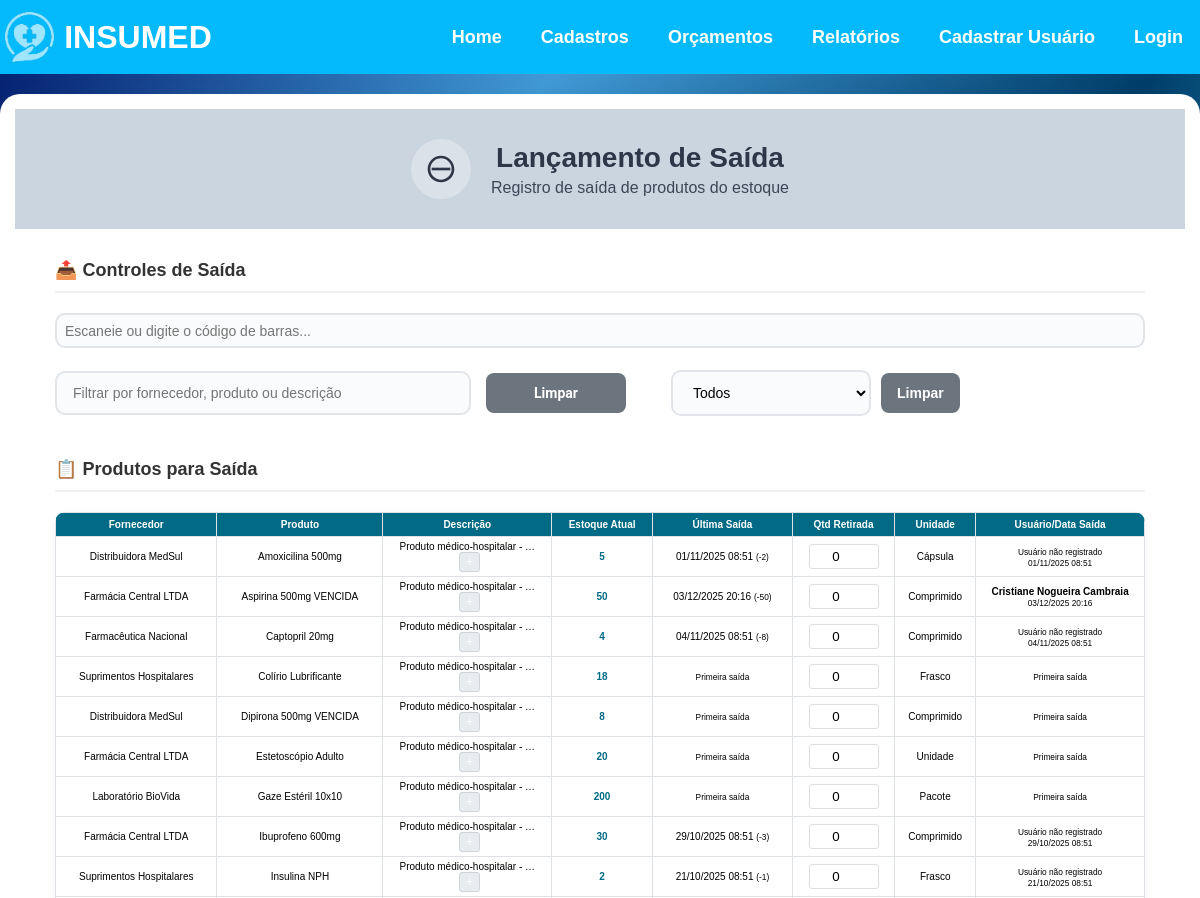
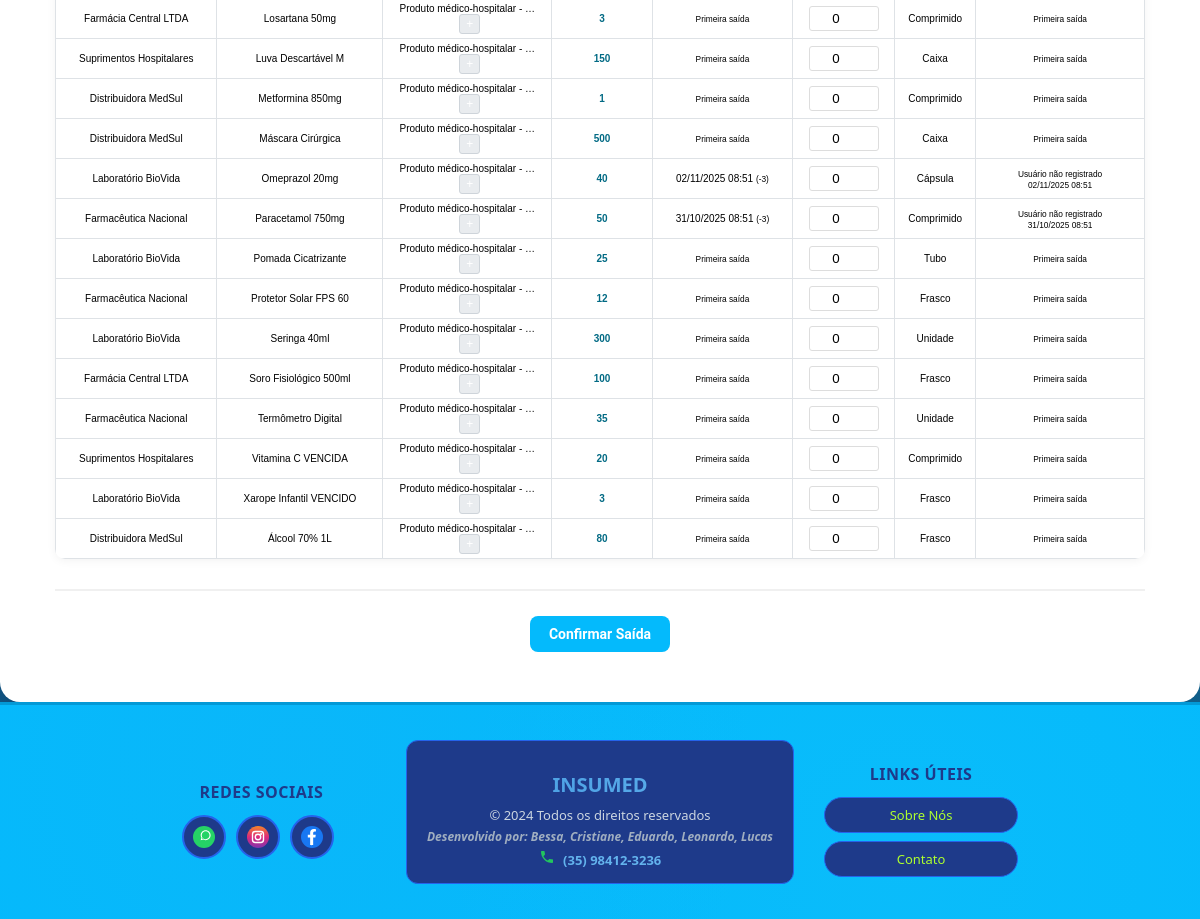
Screenshot of /relatorio-saida/ with the database file from the repository (2 pictures, top to bottom).
### app/models.py (models this page shows, shortened)
class Produto(models.Model):
    UNIDADE_CHOICES = [
        ('Unidades', 'Unidades'),
        ('Caixa', 'Caixa'),
    ]
    nome = models.CharField(max_length=100)
    codigo_barras = models.CharField(max_length=50, blank=True, null=True, unique=True)
    preco = models.DecimalField(max_digits=10, decimal_places=2)
    preco_compra = models.DecimalField(max_digits=10, decimal_places=2, blank=True, null=True)
    descricao = models.TextField(blank=True, null=True)
    fornecedor = models.ForeignKey(Fornecedor, on_delete=models.CASCADE, related_name="produtos", null=True, blank=True)
    data_hora = models.DateTimeField(default=timezone.now)
    unidade = models.CharField(max_length=50, choices=UNIDADE_CHOICES, default="Unidades")
    quantidade = models.IntegerField()
    validade = models.DateField(blank=True, null=True)
    observacao = models.TextField(blank=True, null=True)

class Fornecedor(models.Model):
    nome = models.CharField(max_length=200, unique=True)
    cnpj = models.CharField(max_length=20, unique=True)  # Usar CharField pois pode conter caracteres especiais
    endereco = models.CharField(max_length=200)
    bairro = models.CharField(max_length=200)
    complemento = models.CharField(max_length=200, blank=True, null=True)  # Pode ser opcional
    data_nascimento = models.DateField()
    cidade = models.CharField(max_length=200)
    uf = models.CharField(max_length=2)
    cep = models.CharField(max_length=10)  # Também CharField por conta do formato
    email = models.EmailField(max_length=200)  # Melhor usar EmailField para validação
    telefone = models.CharField(max_length=20)
    ativo = models.BooleanField(default=True)

class MovimentacaoEstoque(models.Model):
    TIPO_CHOICES = [
        ('ENTRADA', 'Entrada'),
        ('SAIDA', 'Saída'),
    ]
    produto = models.ForeignKey(Produto, on_delete=models.CASCADE)
    tipo = models.CharField(max_length=10, choices=TIPO_CHOICES)
    quantidade = models.IntegerField()
    data_hora = models.DateTimeField(default=timezone.now)
    usuario = models.ForeignKey(Usuario, on_delete=models.SET_NULL, null=True, blank=True)
    class Meta:
        ordering = ['-data_hora']

class Usuario(models.Model):
    UF_CHOICES = [
        ('AC', 'Acre'), ('AL', 'Alagoas'), ('AP', 'Amapá'), ('AM', 'Amazonas'),
        ('BA', 'Bahia'), ('CE', 'Ceará'), ('DF', 'Distrito Federal'), ('ES', 'Espírito Santo'),
        ('GO', 'Goiás'), ('MA', 'Maranhão'), ('MT', 'Mato Grosso'), ('MS', 'Mato Grosso do Sul'),
        ('MG', 'Minas Gerais'), ('PA', 'Pará'), ('PB', 'Paraíba'), ('PR', 'Paraná'),
        ('PE', 'Pernambuco'), ('PI', 'Piauí'), ('RJ', 'Rio de Janeiro'), ('RN', 'Rio Grande do Norte'),
        ('RS', 'Rio Grande do Sul'), ('RO', 'Rondônia'), ('RR', 'Roraima'), ('SC', 'Santa Catarina'),
        ('SP', 'São Paulo'), ('SE', 'Sergipe'), ('TO', 'Tocantins')
    ]
    nome = models.CharField(max_length=200, unique=True)
    email = models.EmailField(max_length=200, unique=True)
    cpf = models.CharField(max_length=20, unique=True)
    endereco = models.CharField(max_length=200)
    cidade = models.CharField(max_length=200)
    uf = models.CharField(max_length=2, choices=UF_CHOICES)
    telefone = models.CharField(max_length=20)
    data_nascimento = models.DateField()
    senha = models.CharField(max_length=128)
    ativo = models.BooleanField(default=True)
    tentativas_login = models.IntegerField(default=0)
    bloqueado = models.BooleanField(default=False)
    data_bloqueio = models.DateTimeField(null=True, blank=True)

### app/views.py (the view, shortened to what this page needs)
# urls.py: path('relatorio-saida/', views.relatorio_saida, name='relatorio_saida'),
def relatorio_saida(request):
    periodo = request.GET.get('periodo')
    produtos = Produto.objects.all().order_by('nome')
    for produto in produtos:
        produto.ultima_saida = MovimentacaoEstoque.objects.filter(
            produto=produto,
            tipo='SAIDA'
        ).order_by('-data_hora').first()
    return render(request, 'relatorio_saida.html', {'produtos': produtos})

### app/context_processors.py (called while the page is built)
def usuario_logado(request):
    try:
        from .models import Usuario
        context = {
            'admin_logado': 'admin_logado' in request.session,
            'notificacoes_count': 0
        }
        if 'usuario_logado' in request.session:
            try:
                usuario = Usuario.objects.get(id=request.session['usuario_logado'])
                context['usuario_logado'] = usuario
            except Usuario.DoesNotExist:
                context['usuario_logado'] = None
        else:
            context['usuario_logado'] = None
        return context
    except Exception:
        return {
            'usuario_logado': None,
            'admin_logado': False,
            'notificacoes_count': 0
        }

### app/templates/relatorio_saida.html (shortened to what this page needs)
{% extends 'base.html' %}
{% block content %}
<div class="saida-container">
    <div class="header-section">
        <div class="icon-title">
            <div class="icon-circle">
                <svg width="32" height="32" viewBox="0 0 24 24" fill="none">
                    <path d="M19 13H5V11H19V13Z" fill="#2d3748"/>
                    <path d="M12 2C6.48 2 2 6.48 2 12S6.48 22 12 22 22 17.52 22 12 17.52 2 12 2ZM12 20C7.59 20 4 16.41 4 12S7.59 4 12 4 20 7.59 20 12 16.41 20 12 20Z" fill="#2d3748"/>
                </svg>
            </div>
            <div>
                <h1>Lançamento de Saída</h1>
                <p>Registro de saída de produtos do estoque</p>
            </div>
        </div>
    </div>
    <div class="controls-section">
        <div class="section-header">
            <h3>📤 Controles de Saída</h3>
        </div>
        <div class="controls-content">
            <div class="barcode-field">
                <input type="text" id="codigo_barras_saida" placeholder="Escaneie ou digite o código de barras..." autocomplete="off">
            </div>
            <div class="filtros-container">
                <input type="text" id="filtroSaida" placeholder="Filtrar por fornecedor, produto ou descrição">
                <button onclick="limparFiltroTexto()" class="btn-limpar">Limpar</button>
                <form method="GET" id="formPeriodo">
                    <select name="periodo" id="selectPeriodo" onchange="document.getElementById('formPeriodo').submit()">
                        <option value="">Todos</option>
                    </select>
                    <a href="{% url 'relatorio_saida' %}" class="btn-limpar-periodo">Limpar</a>
                </form>
            </div>
        </div>
    </div>
    <div class="data-section">
        <div class="section-header">
            <h3>📋 Produtos para Saída</h3>
        </div>
        <form method="post">
            <div class="table-responsive">
                <table class="modern-table">
                <thead>
                    <tr>
                        <th>Fornecedor</th>
                        <th>Produto</th>
                        <th>Descrição</th>
                        <th>Estoque Atual</th>
                        <th>Última Saída</th>
                        <th>Qtd Retirada</th>
                        <th>Unidade</th>
                        <th>Usuário/Data Saída</th>
                    </tr>
                </thead>
                <tbody>
                    {% for produto in produtos %}
                    <tr class="produto-saida-row" data-fornecedor="{{ produto.fornecedor.nome|lower }}" data-produto="{{ produto.nome|lower }}" data-descricao="{{ produto.descricao|default:''|lower }}">
                        <td>{{ produto.fornecedor.nome }}</td>
                        <td>{{ produto.nome }}</td>
                        <td class="descricao-cell">
                            {% if produto.descricao %}
                                <span class="descricao-preview">{{ produto.descricao|truncatechars:30 }}</span>
                                {% if produto.descricao|length > 30 %}
                                    <button type="button" class="btn-expandir-desc" onclick="toggleDescricaoTabela(this)">+</button>
                                {% endif %}
                            {% else %}
                                <small>Sem descrição</small>
                            {% endif %}
                        </td>
                        <td class="estoque-atual">{{ produto.quantidade }}</td>
                        <td class="ultima-saida">
                            {% if produto.ultima_saida %}
                                {{ produto.ultima_saida.data_hora|date:"d/m/Y H:i" }}
                                <small>(-{{ produto.ultima_saida.quantidade }})</small>
                            {% else %}
                                <small>Primeira saída</small>
                            {% endif %}
                        </td>
                        <td class="quantidade-input">
                            <input type="number" name="quantidade_{{ produto.id }}" min="0" value="0">
                        </td>
                        <td>{{ produto.unidade }}</td>
                        <td class="usuario-saida">
                            {% if produto.ultima_saida and produto.ultima_saida.usuario %}
                                <strong>{{ produto.ultima_saida.usuario.nome }}</strong><br>
                                <small>{{ produto.ultima_saida.data_hora|date:"d/m/Y H:i" }}</small>
                            {% elif produto.ultima_saida %}
                                <small>Usuário não registrado</small><br>
                                <small>{{ produto.ultima_saida.data_hora|date:"d/m/Y H:i" }}</small>
                            {% else %}
                                <small>Primeira saída</small>
                            {% endif %}
                        </td>
                    </tr>
                    {% empty %}
                    <tr id="nenhumProdutoSaida">
                        <td colspan="8" class="no-data">Nenhum produto encontrado</td>
                    </tr>
                    {% endfor %}
                </tbody>
            </table>
            </div>
            <div class="botoes">
                <button type="submit" class="btn-confirmar">Confirmar Saída</button>
            </div>
        </form>
    </div>
</div>
{% endblock %}

### static/css/style.css (style rules this page uses)
body { margin: 0; font-family: Arial, sans-serif; background-image: linear-gradient(to left top, #013e6a ,#43d1ff , #013e6a ,#419ad6, #01186a); background-repeat: no-repeat; background-size: cover; background-attachment: fixed; display: flex; flex-direction: column; min-height: 100vh; }
.descricao-cell { max-width: 400px; word-break: break-word; }
.botoes { display: flex; justify-content: space-between; margin-top: 20px; gap: 10px; flex-wrap: wrap; }
tr th { text-align: center; align-items: center; }
td input { width: 95%; align-items: center; }
.botoes { margin-top: 20px; display: flex; gap: 10px; justify-content: center; }
.botoes button, .botoes a { margin: 5px; padding: 10px 15px; color: #FFFFFF; font-size: 14px; font-family: 'Roboto', sans-serif !important; background-color: #04BAFC; }
.btn-limpar { padding: 8px 15px; background-color: #888; color: white; text-decoration: none; border-radius: 5px; font-weight: bold; font-size: 14px; transition: background-color 0.3s ease; }
.btn-confirmar { background: #28a745; color: white; padding: 10px 20px; border: none; border-radius: 8px; cursor: pointer; font-weight: bold; }
.btn-editar, .btn-voltar, .btn-cancelar, .btn-cadastrar-produto, .btn-cadastrar-cliente, .btn-confirmar, .btn-filtrar, .btn-limpar, .btn-padrao, .btn-info, .btn-adicionar, .btn-emitidos, .btn-pesquisar { margin: 5px; padding: 10px 15px; color: #FFFFFF; font-size: 14px; font-family: 'Roboto', sans-serif !important; background-color: #04BAFC; border-radius: 8px; border: none; cursor: pointer; text-align: center; text-decoration: none; display: inline-flex; align-items: center; justify-content: center; gap: 10px; min-width: 140px; box-sizing: border-box; transition: all 0.3s ease; }
.descricao-preview, .descricao-completa { display: block; width: 100%; word-wrap: break-word; overflow-wrap: break-word; }
.descricao-cell { max-width: 150px; word-wrap: break-word; }
.btn-expandir-desc { background: #28a745; color: white; border: none; padding: 2px 6px; border-radius: 3px; font-size: 10px; cursor: pointer; margin-left: 5px; }

### rows the page displays
Produto: fornecedor.nome "Distribuidora MedSul", nome "Amoxicilina 500mg", descricao "Produto médico-hospitalar - …", quantidade "5", ultima_saida.data_hora "01/11/2025 08:51", ultima_saida.quantidade "2", unidade "Cápsula"
Produto: fornecedor.nome "Farmácia Central LTDA", nome "Aspirina 500mg VENCIDA", descricao "Produto médico-hospitalar - …", quantidade "50", ultima_saida.data_hora "03/12/2025 20:16", ultima_saida.quantidade "50", unidade "Comprimido", ultima_saida.usuario.nome "Cristiane Nogueira Cambraia"
Produto: fornecedor.nome "Farmacêutica Nacional", nome "Captopril 20mg", descricao "Produto médico-hospitalar - …", quantidade "4", ultima_saida.data_hora "04/11/2025 08:51", ultima_saida.quantidade "8", unidade "Comprimido"
Produto: fornecedor.nome "Suprimentos Hospitalares", nome "Colírio Lubrificante", descricao "Produto médico-hospitalar - …", quantidade "18", shows "Primeira saída", unidade "Frasco"
Produto: fornecedor.nome "Distribuidora MedSul", nome "Dipirona 500mg VENCIDA", descricao "Produto médico-hospitalar - …", quantidade "8", shows "Primeira saída", unidade "Comprimido"
Produto: fornecedor.nome "Farmácia Central LTDA", nome "Estetoscópio Adulto", descricao "Produto médico-hospitalar - …", quantidade "20", shows "Primeira saída", unidade "Unidade"
Produto: fornecedor.nome "Laboratório BioVida", nome "Gaze Estéril 10x10", descricao "Produto médico-hospitalar - …", quantidade "200", shows "Primeira saída", unidade "Pacote"
Produto: fornecedor.nome "Farmácia Central LTDA", nome "Ibuprofeno 600mg", descricao "Produto médico-hospitalar - …", quantidade "30", ultima_saida.data_hora "29/10/2025 08:51", ultima_saida.quantidade "3", unidade "Comprimido"
Produto: fornecedor.nome "Suprimentos Hospitalares", nome "Insulina NPH", descricao "Produto médico-hospitalar - …", quantidade "2", ultima_saida.data_hora "21/10/2025 08:51", ultima_saida.quantidade "1", unidade "Frasco"
Produto: fornecedor.nome "Farmácia Central LTDA", nome "Losartana 50mg", descricao "Produto médico-hospitalar - …", quantidade "3", shows "Primeira saída", unidade "Comprimido"
Produto: fornecedor.nome "Suprimentos Hospitalares", nome "Luva Descartável M", descricao "Produto médico-hospitalar - …", quantidade "150", shows "Primeira saída", unidade "Caixa"
Produto: fornecedor.nome "Distribuidora MedSul", nome "Metformina 850mg", descricao "Produto médico-hospitalar - …", quantidade "1", shows "Primeira saída", unidade "Comprimido"
Produto: fornecedor.nome "Distribuidora MedSul", nome "Máscara Cirúrgica", descricao "Produto médico-hospitalar - …", quantidade "500", shows "Primeira saída", unidade "Caixa"
Produto: fornecedor.nome "Laboratório BioVida", nome "Omeprazol 20mg", descricao "Produto médico-hospitalar - …", quantidade "40", ultima_saida.data_hora "02/11/2025 08:51", ultima_saida.quantidade "3", unidade "Cápsula"
Produto: fornecedor.nome "Farmacêutica Nacional", nome "Paracetamol 750mg", descricao "Produto médico-hospitalar - …", quantidade "50", ultima_saida.data_hora "31/10/2025 08:51", ultima_saida.quantidade "3", unidade "Comprimido"
Produto: fornecedor.nome "Laboratório BioVida", nome "Pomada Cicatrizante", descricao "Produto médico-hospitalar - …", quantidade "25", shows "Primeira saída", unidade "Tubo"
Produto: fornecedor.nome "Farmacêutica Nacional", nome "Protetor Solar FPS 60", descricao "Produto médico-hospitalar - …", quantidade "12", shows "Primeira saída", unidade "Frasco"
Produto: fornecedor.nome "Laboratório BioVida", nome "Seringa 40ml", descricao "Produto médico-hospitalar - …", quantidade "300", shows "Primeira saída", unidade "Unidade"
Produto: fornecedor.nome "Farmácia Central LTDA", nome "Soro Fisiológico 500ml", descricao "Produto médico-hospitalar - …", quantidade "100", shows "Primeira saída", unidade "Frasco"
Produto: fornecedor.nome "Farmacêutica Nacional", nome "Termômetro Digital", descricao "Produto médico-hospitalar - …", quantidade "35", shows "Primeira saída", unidade "Unidade"
Produto: fornecedor.nome "Suprimentos Hospitalares", nome "Vitamina C VENCIDA", descricao "Produto médico-hospitalar - …", quantidade "20", shows "Primeira saída", unidade "Comprimido"
Produto: fornecedor.nome "Laboratório BioVida", nome "Xarope Infantil VENCIDO", descricao "Produto médico-hospitalar - …", quantidade "3", shows "Primeira saída", unidade "Frasco"
Produto: fornecedor.nome "Distribuidora MedSul", nome "Álcool 70% 1L", descricao "Produto médico-hospitalar - …", quantidade "80", shows "Primeira saída", unidade "Frasco"
